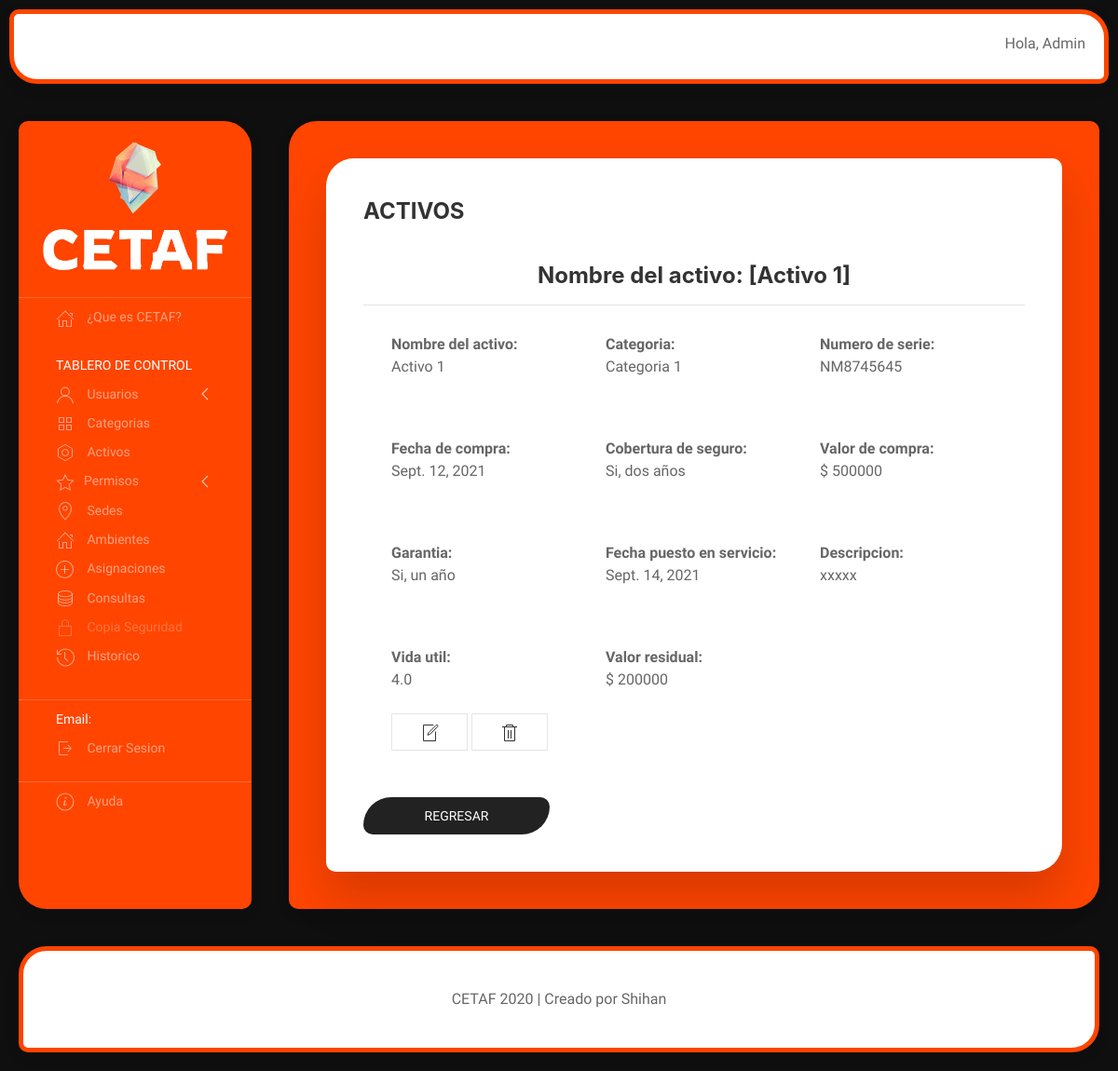
/activos/1/ (signed in), run on the app's committed database.
### cetaf/models.py (models this page shows, shortened)
class Activo(models.Model):
    nombre = models.CharField(max_length=50)
    categoria = models.ForeignKey(Categoria, on_delete=models.CASCADE)
    num_serie = models.CharField(max_length=50)
    fecha_compra = models.DateField()
    cobertura_seguro = models.CharField(max_length=200)
    valor_compra = models.IntegerField(default=0)
    garantia = models.CharField(max_length=200)
    fecha_puesto_servicio = models.DateField()
    descripcion = models.TextField()
    vida_util = models.FloatField(default=0)
    valor_residual = models.IntegerField(default=0)

class Categoria(models.Model):
    nombre = models.CharField(max_length=50)
    descripcion = models.TextField()
    def __str__(self):
        return self.nombre

### cetaf/views.py (the view)
# urls.py: path('activos/<int:pk>/', detalle_activo.as_view(), name='detalle_activo'),
@method_decorator(decoradores, name='dispatch')
class detalle_activo(DetailView):
    model = Activo
    template_name = 'activos/detalle_activo.html'
    def dispatch(self, request, *args, **kwargs):
        return super().dispatch(request, *args, **kwargs)

### cetaf/templates/activos/detalle_activo.html (shortened to what this page needs)
{% extends "activos/index.html" %}
{% block contenido_activo %}
    <div class="uk-modal-header" style="color: black; text-align: center;">
        <h3 class="uk-text-bold">Nombre del activo: [{{activo.nombre}}]</h3>
    </div>
    <div class="uk-modal-body">
        <dl>
            <div class="uk-child-width-expand@s" uk-grid>
                <div>
                    <dt>Nombre del activo:</dt>
                    <dd>{{activo.nombre}}</dd>
                    <br>
                </div>
                <div>
                    <dt>Categoria:</dt>
                    <dd>{{activo.categoria}}</dd>
                    <br>
                </div>
                <div>
                    <dt>Numero de serie:</dt>
                    <dd>{{activo.num_serie}}</dd>
                    <br>
                </div>
            </div>
            <div class="uk-child-width-expand@s" uk-grid>
                <div>
                    <dt>Fecha de compra:</dt>
                    <dd>{{activo.fecha_compra}}</dd>
                    <br>
                </div>
                <div>
                    <dt>Cobertura de seguro:</dt>
                    <dd>{{activo.cobertura_seguro}}</dd>
                    <br>
                </div>
                <div>
                    <dt>Valor de compra:</dt>
                    <dd>$ {{activo.valor_compra}}</dd>
                    <br>
                </div>
            </div>
            <div class="uk-child-width-expand@s" uk-grid>
                <div>
                    <dt>Garantia:</dt>
                    <dd>{{activo.garantia}}</dd>
                    <br>
                </div>
                <div>
                    <dt>Fecha puesto en servicio:</dt>
                    <dd>{{activo.fecha_puesto_servicio}}</dd>
                    <br>
                </div>
                <div>
                    <dt>Descripcion:</dt>
                    <dd>{{activo.descripcion}}</dd>
                    <br>
                </div>
            </div>
            <div class="uk-child-width-expand@s" uk-grid>
                <div>
                    <dt>Vida util:</dt>
                    <dd>{{activo.vida_util}}</dd>
                    <br>
                </div>
                <div>
                    <dt>Valor residual:</dt>
                    <dd>$ {{activo.valor_residual}}</dd>
                    <br>
                </div>
                <div>
                </div>
            </div>
            <dd style="margin-bottom: 20px">
                <a class="uk-button uk-button-default" href="{% url 'actualizar_activo' activo.id %}" uk-icon="file-edit" uk-tooltip="Editar"></a>
                <a class="uk-button uk-button-default" href="{% url 'borrar_activo' activo.id %}" uk-icon="trash" uk-tooltip="Eliminar"></a>
            </dd>
        </dl>
    </div>
    <a class="uk-button uk-button-secondary" href="{% url 'lts_activo' %}" style="border-radius: 30px 10px; width: 200px;">Regresar</a>
{% endblock contenido_activo %}

### cetaf/templates/home/index.html (shortened to what this page needs)
<!doctype html>
{% load static %}
<html lang="es">
    <head>
        <link rel="stylesheet" href="{% static 'contenido/uikit/uikit.min.css' %}">
        <link rel="stylesheet" href="{% static 'contenido/estilo.css' %}">
    </head>
    <body>
        <div uk-grid>
            <div class="uk-width-expand@m">
                <div class="uk-card uk-card-default uk-card-body barra-superior">
                    <span class="uk-float-right">
                        Hola,
                        {{user.username}}
                    </span>
                </div>
            </div>
        </div>
        <div uk-grid>
            <div class="uk-visible@m">
                <div class="uk-card uk-card-default uk-card-body menu-lateral uk-light">
                    <ul class="uk-nav-default uk-nav-parent-icon" uk-nav>
                        <div class="uk-text-center">
                            <a href="{% url 'index' %}"><img src="{% static 'contenido/imagenes/logo_6.png' %}" alt="avatar" width="250px"></a>
                        </div>
                        <li class="uk-nav-divider"></li>
                        <li><a href="{% url 'acercade' %}"><span class="uk-margin-small-right" uk-icon="icon: home"></span> ¿Que es CETAF?</a></li>
                        <li class="uk-nav-header" style="margin-top:20px">TABLERO DE CONTROL</li>
                        <li class="uk-parent">
                            <a href="{% url 'crear_usuarios' %}" class=""><span class="uk-margin-small-right" uk-icon="icon: user"></span> Usuarios</a>
                        </li>
                        <li><a href="{% url 'lts_categoria' %}"><span class="uk-margin-small-right" uk-icon="icon: thumbnails"></span> Categorias</a></li>
                        <li><a href="{% url 'lts_activo' %}"><span class="uk-margin-small-right" uk-icon="icon: nut"></span> Activos</a></li>
                        <li class="uk-parent">
                            <a href="{% url 'lts_usuarios' %}" class=""><span class="uk-margin-small-right" uk-icon="icon: star"></span>Permisos</a>
                        </li>
                        <li><a href="{% url 'lts_sedes' %}"><span class="uk-margin-small-right" uk-icon="icon: location"></span> Sedes</a></li>
                        <li><a href="{% url 'lts_ambiente' %}"><span class="uk-margin-small-right" uk-icon="icon: home"></span> Ambientes</a></li>
                        <li><a href="{% url 'lts_asignacion' %}"><span class="uk-margin-small-right" uk-icon="icon: plus-circle"></span> Asignaciones</a></li>
                        <li><a href="{% url 'lts_consulta' %}" ><span class="uk-margin-small-right" uk-icon="icon: database"></span> Consultas</a></li>
                        <li><a href="#" class="deshabilitar"><span class="uk-margin-small-right" uk-icon="icon: lock"></span> Copia Seguridad</a></li>
                        <li><a href="{% url 'historial' %}"><span class="uk-margin-small-right" uk-icon="icon: history"></span> Historico</a></li>
                        <li class="uk-nav-divider" style="margin-top:30px"></li>
                        <li class="uk-active"><a><span>Email:</span></a></li>
                        {% if user.is_authenticated %}
                          <li><a href="{% url 'logout' %}"><span class="uk-margin-small-right" uk-icon="icon: sign-out"></span> Cerrar Sesion</a></li>
                        {% else %}
                          <li><a href="{% url 'login' %}"><span class="uk-margin-small-right" uk-icon="icon: sign-in"></span> Iniciar Sesion</a></li>
                        {% endif %}
                        <li class="uk-nav-divider" style="margin-top:20px"></li>
                        <li><a href="{% url 'ayuda' %}"><span class="uk-margin-small-right" uk-icon="icon: info"></span> Ayuda</a></li>
                  </ul>
                </div>
            </div>
            <div class="uk-width-expand@m">
                <div class="uk-card uk-card-default uk-card-body contenido-central">
                    {% block contenido %}{% endblock %}
                </div>
            </div>
        </div>
        <div uk-grid>
            <div class="uk-width-expand@m" style="margin-bottom: 20px">
                <div class="uk-card uk-card-default uk-card-body firma" style="text-align:center;">
                    <span>CETAF 2020 | Creado por Shihan</span>
                </div>
            </div>
        </div>
    </body>
</html>

### cetaf/templates/home/index.html (style rules this page uses)
html { background: #0f0f0f; background-size: cover; background-attachment: fixed; }
body { font-family: 'Inconsolata', monospace; }
.firma { float: bottom; margin-left: 20px; margin-right: 20px; border-radius: 30px 10px; opacity: 1; border: solid 5px orangered; }
.barra-superior { margin: 10px; padding: 20px; border-radius: 10px 30px; border: solid 5px orangered; height: 80px; }
@media (min-width: 900px) { .contenido-central { border-radius: 30px 10px; margin-right: 20px; margin-bottom: 20px; height: 100%; opacity: 1; background: orangered; } }
@media (min-width: 900px) { .menu-lateral { min-width: 250px; margin-left: 20px; margin-bottom: 20px; border-radius: 10px 30px; height: 100%; opacity: 1; background: orangered; } }
.deshabilitar { color: currentColor; cursor: not-allowed; opacity: 0.5; text-decoration: none; }

### data on the page
Activo: nombre "Activo 1", categoria "Categoria 1", num_serie "NM8745645", fecha_compra "Sept. 12, 2021", cobertura_seguro "Si, dos años", valor_compra "500000", garantia "Si, un año", fecha_puesto_servicio "Sept. 14, 2021", descripcion "xxxxx", vida_util "4.0", valor_residual "200000"

### other printed values
{{ user.username }} "Admin"
